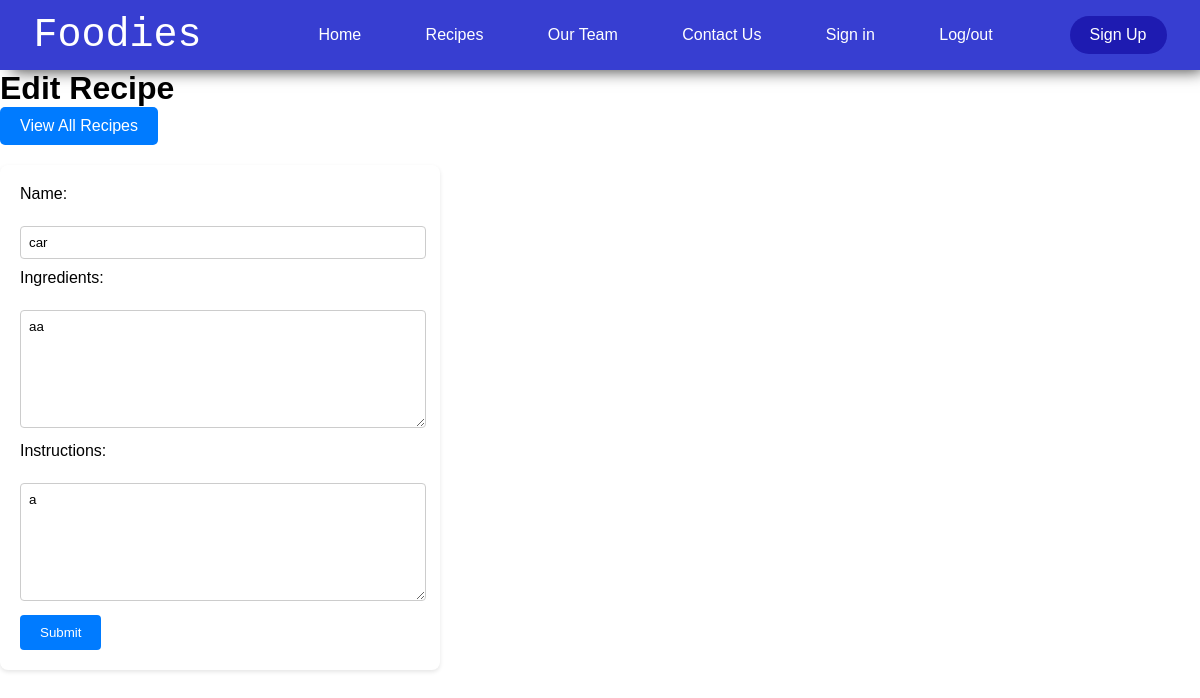
The app's page /edit_recipe/2 (signed in), older data.
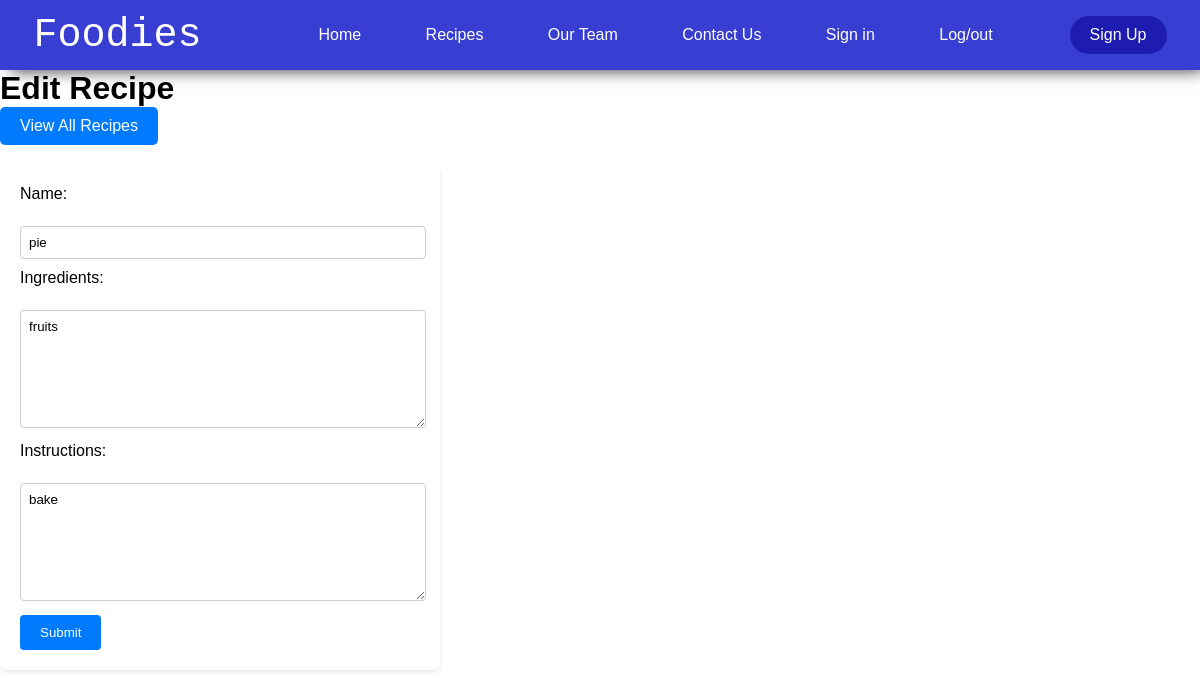
The same page, newer data.
### app.py (models this page shows)
class Recipe(db.Model):
    id = db.Column(db.Integer, primary_key=True)
    name = db.Column(db.String(100), nullable=False)
    email = db.Column(db.String(100), nullable=False)  # Add email field back to Recipe model
    ingredients = db.Column(db.Text, nullable=False)
    instructions = db.Column(db.Text, nullable=False)

### app.py (the view)
@app.route('/edit_recipe/<int:recipe_id>', methods=['GET'])
@login_required
def edit_recipe_form(recipe_id):
    recipe = Recipe.query.get_or_404(recipe_id)
    return render_template('edit_recipe.html', recipe=recipe, recipe_id=recipe_id)

### app.py (called while the page is built)
def login_required(func):
    @wraps(func)
    def decorated_function(*args, **kwargs):
        if 'logged_in' not in session:
            return redirect(url_for('signin'))
        return func(*args, **kwargs)
    return decorated_function

### templates/edit_recipe.html (shortened to what this page needs)
{% include 'index.html' %}
<!DOCTYPE html>
<html lang="en">
<head>
    <link rel="stylesheet" href="/static/add_recipe.css">
</head>
<body>
    <h1>Edit Recipe</h1>
    <p><a href="/recipes" class="button">View All Recipes</a></p>
    <form action="/edit_recipe/{{ recipe_id }}" method="post">
        <label for="name">Name:</label><br>
        <input type="text" id="name" name="name" value="{{ recipe.name }}"><br>
        <label for="ingredients">Ingredients:</label><br>
        <textarea id="ingredients" name="ingredients">{{ recipe.ingredients }}</textarea><br>
        <label for="instructions">Instructions:</label><br>
        <textarea id="instructions" name="instructions">{{ recipe.instructions }}</textarea><br>
        <input type="submit" value="Submit">
    </form>
</body>
</html>

### templates/index.html (shortened to what this page needs)
<!DOCTYPE html>
<html lang="en">
<head>
</head>
<body>
    {% include 'navbar.html' %}
</body>
</html>

### templates/navbar.html (shortened to what this page needs)
<div class="navbar">
    <div class="nav-logo">
      <a href="#">Foodies</a>
    </div>
    <div class="nav-items">
      <ul>
        <li><a href="/homepage"> Home </a></li>
        <li><a href="/recipes"> Recipes  </a></li>
        <li><a href="/aboutus"> Our Team</a></li>
        <li><a href="/contact"> Contact Us</a></li>
        <li><a href="/signin"> Sign in </a></li>
      <li><a href="/logout">Log/out</a></li>
      </ul>
    </div>
    <div class="nav-button">
      <a href="/signup">Sign Up</a>
    </div>
  </div>
  <link rel="stylesheet" type="text/css" href="{{ url_for('static', filename='navbar.css') }}">

### static/navbar.css (style rules this page uses)
body { padding: 0px; margin: 0px; }
.navbar { position: relative; display: flex; padding: 10px; background-color: #373ed1; justify-content: space-around; align-items: center; box-shadow: 7px 5px 15px -4px rgba(0, 0, 0, 0.75); -webkit-box-shadow: 7px 5px 15px -4px rgba(0, 0, 0, 0.75); -moz-box-shadow: 7px 5px 15px -4px rgba(0, 0, 0, 0.75); }
.nav-items > ul > li { position: relative; display: inline; list-style: none; margin: 10px; padding: 10px 20px; cursor: pointer; }
.nav-items > ul > li > a { color: white; text-decoration: none; }
.nav-items > ul > li::after { content: ""; position: absolute; width: 100%; height: 0.17rem; background-color: #151010; left: 0; bottom: 0; transform-origin: 0% 100%; transform: scaleX(0); transition: transform 0.3s ease; }
.nav-logo a, .nav-button a { color: white; list-style: none; text-decoration: none; display: flex; }
.nav-logo { font-size: 40px; font-family:'Courier New', Courier, monospace; }
.nav-button { background-color: #1e1bb1; border-radius: 50px; position: relative; display: inline-block; overflow: hidden; cursor: pointer; }
.nav-button a { display: block; padding: 10px 20px; color: white; text-decoration: none; position: relative; z-index: 1; }

### static/add_recipe.css (style rules this page uses)
body, h1, p, form, label, input, textarea { margin: 0; padding: 0; font-family: Arial, sans-serif; }
form { width: 400px; background-color: #fff; padding: 20px; border-radius: 8px; box-shadow: 0 2px 4px rgba(0, 0, 0, 0.1); margin-top: 20px; }
form label { display: block; margin-bottom: 5px; }
form input[type="text"], form textarea { width: calc(100% - 12px); padding: 8px; margin-bottom: 10px; border: 1px solid #ccc; border-radius: 4px; }
form textarea { height: 100px; }
form input[type="submit"] { background-color: #007bff; color: #fff; padding: 10px 20px; border: none; border-radius: 4px; cursor: pointer; }

### templates/edit_recipe.html (style rules this page uses)
.button { display: inline-block; padding: 10px 20px; background-color: #007bff; color: #fff; text-decoration: none; border-radius: 5px; }

Row changes from the older to the newer data that the page shows:
changed Recipe: name "car" → "pie"; ingredients "aa" → "fruits"; instructions "a" → "bake"
